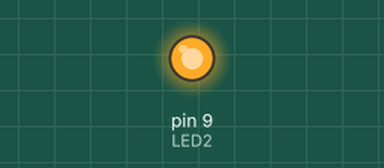
The sketch below on a simulated Arduino Uno, built with avr-gcc and run on an emulated ATmega328P. Shown: output pins drawn as LEDs (lit = HIGH). Dashed ring = blinking.

Above: at 1.2 s.
At 3.5 s:
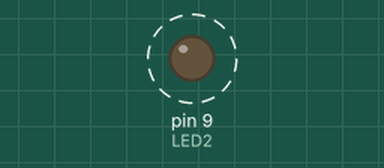
Timing chart, 0 to 5.8 s (numbered marks = the images above):
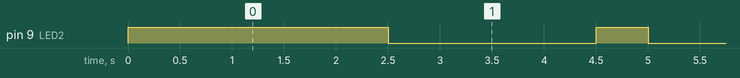

Measured:
- by itself, pin 9 (LED2): alternates HIGH for 0.50 s and LOW for 2.0 s

The sketch:

Timer_Ex2.ino
```cpp
// TimerOne Example2
#include "TimerOne.h"

#define LED2  9
boolean tog = false;

void setup() {

  pinMode(LED2,OUTPUT);
  digitalWrite(LED2,HIGH);
  Timer1.initialize(2000000);         // set timer=2000000 us = 2s
  Timer1.attachInterrupt(fTimerIsr);  // attach ISR here
}

void loop() {

}

void fTimerIsr() {
  tog = !tog;
  digitalWrite(LED2,tog);
  if (tog) Timer1.initialize(500000); else Timer1.initialize(2000000);
}
```
